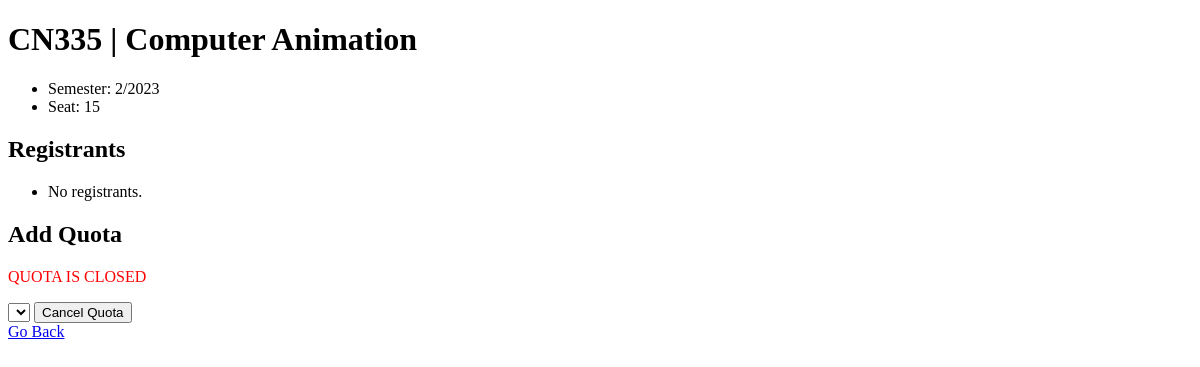
/courses/10, run on an earlier commit of the app's database.
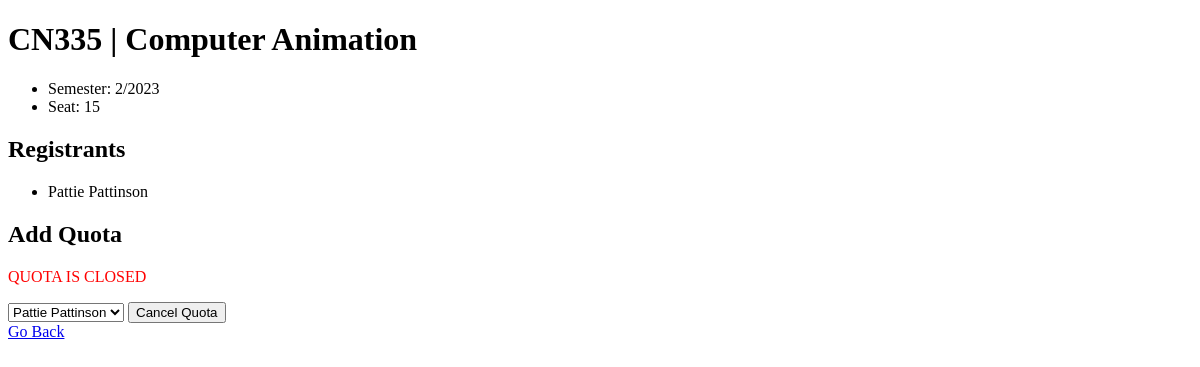
And on a later commit of the database.
### courses/models.py (models this page shows)
class Enrolment(models.Model):
    first_name = models.CharField(max_length=64)
    last_name = models.CharField(max_length=64)
    courses = models.ManyToManyField(Course, blank=True, related_name='enrolments')
    def __str__(self):
        return f"{self.first_name} {self.last_name}"

### courses/views.py (the view)
# urls.py: path('<int:course_id>', views.courseInfo, name='course'),
def courseInfo(request, course_id):
    course = Course.objects.get(pk=course_id)
    return render(request, 'courses/course.html', {
        'course': course,
        'enrolments': course.enrolments.all(),
        'nonenrolments': Enrolment.objects.exclude(courses=course).all(),
    })

### courses/templates/courses/course.html (shortened to what this page needs)
{% extends 'courses/layout.html' %}
{% block body %}
<h1>{{ course.course_code }} | {{ course.course_name }}</h1>
<ul>
    <li>Semester: {{ course.semester }}/{{ course.year }}</li>
    <li>Seat: {{ course.seat }}</li>
</ul>
<h2>Registrants</h2>
<ul>
    {% for enrolment in enrolments %}
    <li>{{ enrolment }}</li>
    {% empty %}
    <li>No registrants.</li>
    {% endfor %}
</ul>
<h2>Add Quota</h2>
{% if course.enrolments.count != course.seat and course.quota == 'OPEN' %}
<form action="{% url 'enroll' course.id %}" method="post">
    {% csrf_token %}
    <select name="enrolment">
        {% for enrolment in nonenrolments %}
        <option value="{{ enrolment.id }}">{{ enrolment }}</option>
        {% endfor %}
    </select>
    <input type="submit" value="Add Quota">
</form>
{% elif course.enrolments.count != course.seat and course.quota == 'CLOSED' %}
<p style="color:red">QUOTA IS CLOSED</p>
{% else %}
<p style="color:red">QUOTA IS FULL</p>
{% endif %}
<form action="{% url 'cancel' course.id %}" method="post">
    <select name="enrolment">
        {% for enrolment in enrolments %}
        <option value="{{ enrolment.id }}">{{ enrolment }}</option>
        {% endfor %}
    </select>
    <input type="submit" value="Cancel Quota">
</form>
<a href="{% url 'courses' %}">Go Back</a>
{% endblock %}

What changed in the data, as far as the page shows it:
added Enrolment: first_name+last_name "Pattie Pattinson"
Also different on the page:
form field enrolment: (not shown) → "Pattie Pattinson"
text no longer shown: "No registrants."
